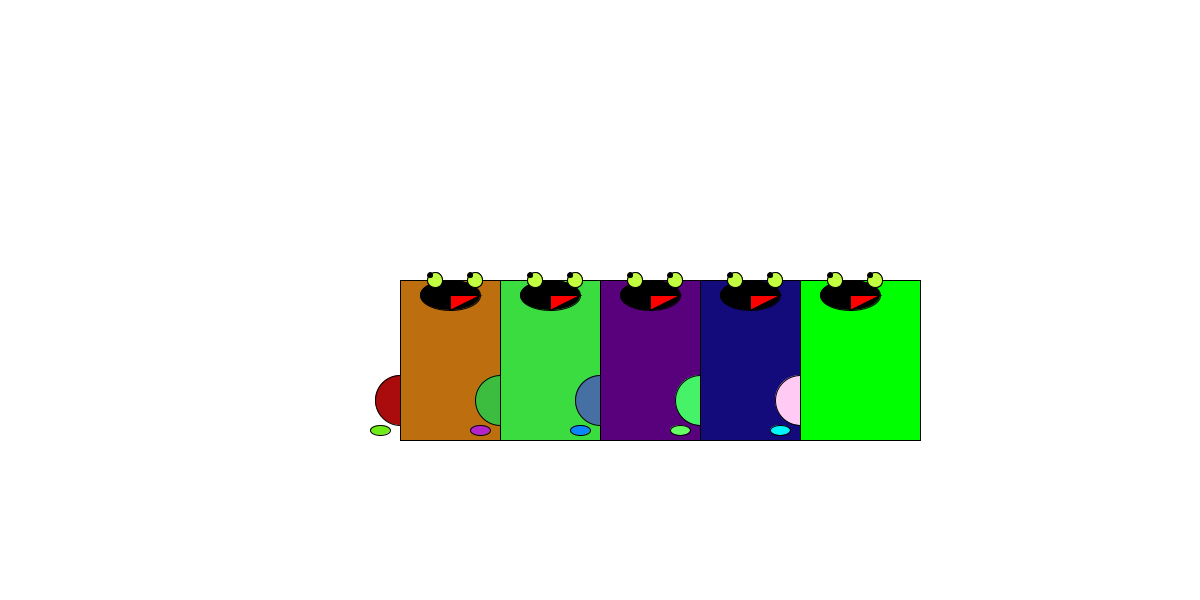
Frame 1 (no input)
Frame 60 (the mouse pressed at the canvas centre just before this capture): identical to frame 1, image omitted
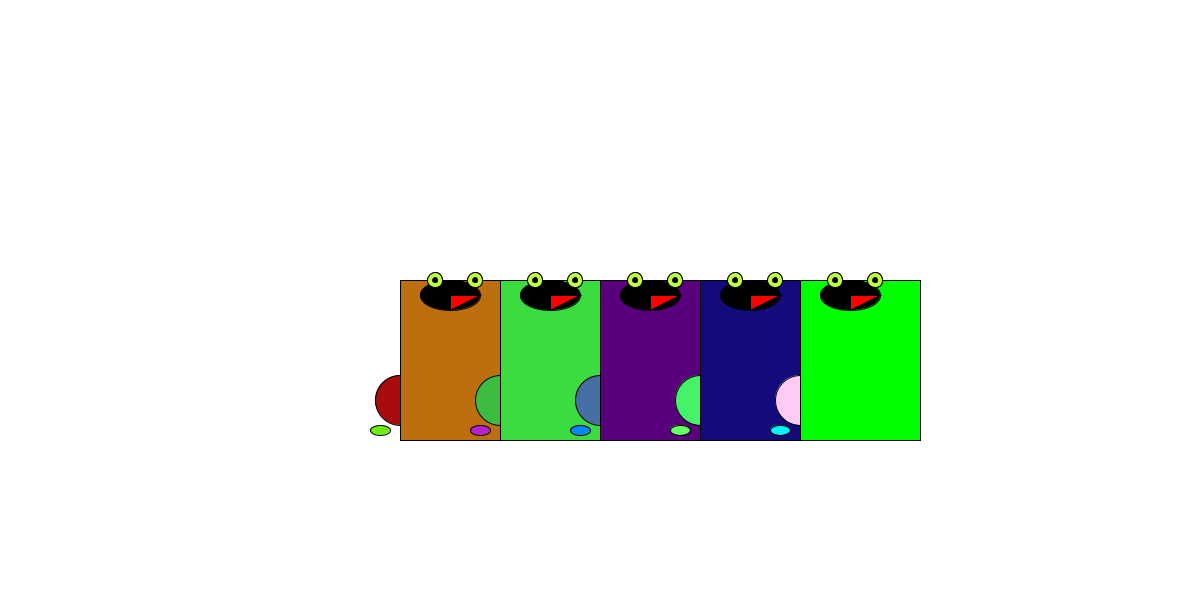
Frame 120 (the mouse held since frame 60 and released just before this capture)

The Processing sketch that drew these frames (run headless with seeded random() and noise(); from frame 60 on, the mouse is pressed at the canvas centre):

// Processing sketch: Ex5_v2
// ── Ex5_v2.pde
//int bodyX=int(random(100,200)); //supposed to hold a random value but didnt work
Monster[]squad=new Monster[5]; //see processing reference
/*Monster fred;
 Monster tyrone;
 Monster kim;
 Monster trisha;
 Monster raju;*/

float wanderX, wanderY;
int c;

void setup() {
  background(255);
  size(1200, 600);

  // for (int i=0; i<squad.length; i++) { //doesnt work
  // if(i==0){ //bad idea
  squad[0]=new Monster(0, 0, color(170, 12, 14), color(189, 110, 14), color(111, 235, 23));
  // }
  // if(i==1){
  squad[1]=new Monster(100, 0, color(60, 189, 64), color(59, 220, 64), color(181, 35, 203));
  // }
  //if(i==2){
  squad[2]=new Monster(200, 0, color(70, 112, 164), color(89, 0, 124), color(11, 135, 253));
  //}
  //if(i==3){
  squad[3]=new Monster(300, 0, color(70, 242, 104), color(19, 10, 124), color(101, 255, 100));
  //}
  //if(i==4){
  squad[4]=new Monster(400, 0, color(255, 202, 244), color(0, 255, 0), color(1, 245, 250));
  //}
  //}
}

void draw() {
  wanderX=map(mouseX, 0, width, -5, 5);
  wanderY=map(mouseY, 0, height, -5, 5); //Creates the variable that controls the eyes

  background(255); //resets background in case anything happens

  if (keyPressed) {
    if (key==32) {
     // pushMatrix();
      background(255);
      translate(0, -100);
      for (int i=0; i<squad.length; i++) {
        squad[i].monsterBody( 100, 100);
        squad[i].head(120, 160);    
        squad[i].eyes(wanderX, wanderY);
      }
     // popMatrix();
    }
  }

  for (int i=0; i<squad.length; i++) {
    //for (int i=-650; i<width; i+=250) {
    //for (int c=0; c<squad.length; c++) {
    //pushMatrix();
    //translate(i, 0);
    squad[i].monsterBody( 100, 100);
    squad[i].head(120, 160);    
    squad[i].eyes(wanderX, wanderY);
    //  popMatrix();
    //}
  }
}

//This section makes 5 monsters w/o an array
/*fred=new Monster(0,0, color(60, 189, 64),color(59, 220, 64),color(181, 35, 203));
 fred.monsterBody(120,160);
 fred.head(100,80);
 fred.eye(wanderX,wanderY);
 
 pushMatrix();
 translate(-400,0);
 tyrone=new Monster(100,0, color(70, 112, 164),color(89, 0, 124),color(11, 135, 253));
 tyrone.monsterBody(300,300);
 tyrone.head(300,300);
 tyrone.eye(wanderX,wanderY);
 popMatrix();
 
 pushMatrix();
 translate(350,0);
 kim=new Monster(100,0, color(170, 12, 14),color(189, 110, 14),color(111, 235, 23));
 kim.monsterBody(140,150);
 kim.head(70,50);
 kim.eye(wanderX,wanderY);
 popMatrix();
 
 pushMatrix();
 translate(100,0);
 trisha=new Monster(100,0, color(70, 242, 104),color(19, 10, 124),color(101, 255, 100));
 trisha.monsterBody(150,250);
 trisha.head(100,70);
 trisha.eye(wanderX,wanderY);
 popMatrix();
 
 pushMatrix();
 translate(600,0);
 raju=new Monster(100,0, color(255, 202, 244),color(0, 255, 0),color(1, 245, 250));
 raju.monsterBody(140,350);
 raju.head(150,100);
 raju.eye(wanderX,wanderY);
 popMatrix();*/
// ── Monster.pde
class Monster {

  //declare variables or data types
  private color skin1, skin2, blink, wort;    // no accessible outside the class. Only internally.
  float x, y, wanderX, wanderY, percentScale;  // accessible outside the class, using the dot syntax
  //boolean button;
  int w;

  // this is the class constructor. this is called
  // with the "new" line in the main code
  Monster(float tempX, float tempY, color sk1, color sk2, color wort_) { 
    // here, we are exchanging the values passed in for their local names
    // this ensures better use and control of variables - ie, what can
    // change a variable and what can't at any given time

    skin1 = sk1;
    skin2 = sk2;
    blink = sk1;
    wort = wort_;
    x = tempX;
    y = tempY;
    w = 800;
  }

  // all the methods go below the constructor
  void monsterBody(int wide, int tall) {
    fill(skin1); //parameter 3
    ellipse(w/2 + x, w/2 + y, wide/2, tall/2); 
    fill(wort); // parameter 5
    stroke(1); 
    ellipse(w/2 - 20 + x, w/2 + 30 + y, 20, 10);  //wart
  }

  void head(int wid, int hei) {
    fill(skin2); // lighter green
    stroke(0); 
    rect(w/2 + x, w/2 - 120 + y, wid, hei); 
    fill(0);
    ellipse(w/2 +50+ x, w/2 - 105 + y, 60, 30); 
    fill(255, 0, 0);
    triangle(w/2 + 50 + x, w/2 - 90 + y, w/2 + x+50, w/2-105 + y, w/2 + 30 + x+50, w/2 - 105 + y); //tooth
    eyes(wanderX, wanderY); //pass anything as parameters, only restricted to number of how many
    fill(60, 189, 64); //lighter green
    //ellipse(w/2 - 50 + x, w/2 - 200 + y, 20, 20); // left antenna point
    //ellipse(w/2 + 50 + x, w/2 - 200 + y, 20, 20); // right antenna point
    noFill();
  }

  void eyes(float wX, float wY) {
    fill(193, 255, 64); //greenish yellow
    ellipse(w/2 +35 + x, w/2 - 120 + y, 15, 15); //left eye
    ellipse(w/2 + 75 + x, w/2 - 120 + y, 15, 15); //right eye
    fill(0);
    ellipse(w/2 +35 + wX + x, w/2 - 120 + wY + y, 5, 5); //left pupil
    ellipse(w/2 + 75 + wX + x, w/2 - 120 + wY + y, 5, 5); //right pupil
    noFill();
  }
}
